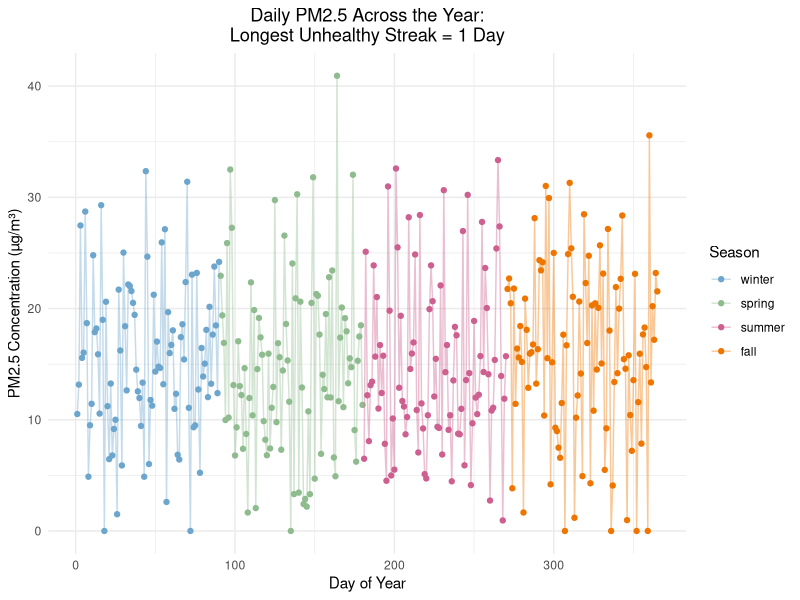
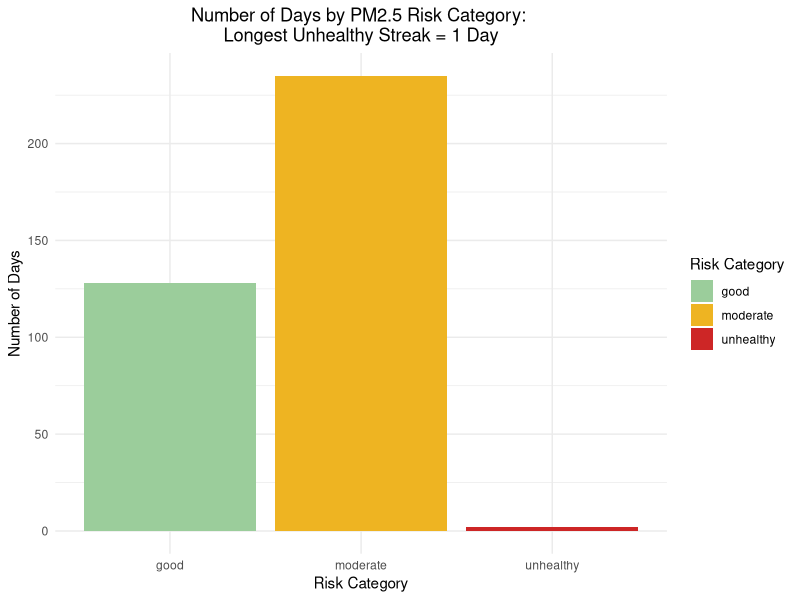

Generate these figures, in order, with R:
## ---- chunk 1
library(tidyverse)
library(here)
library(ggplot2)
## ---- chunk 2
# Set seed so the random data is reproducible
set.seed(123)

# Create day column
day <- 1:365

# Create made-up daily PM2.5 values
# Using rnorm with mean = 15 and sd = 8 gives mostly realistic urban values
# pmax() prevents negative PM2.5 values
pm25 <- pmax(rnorm(365, mean = 15, sd = 8), 0)

# Create empty season column
season <- rep(NA, 365)

# Assign seasons based on day number
season[day >= 1 & day <= 90] <- "winter"
season[day >= 91 & day <= 180] <- "spring"
season[day >= 181 & day <= 270] <- "summer"
season[day >= 271 & day <= 365] <- "fall"

# Convert season to a factor with correct levels
season <- factor(season, 
                 levels = c("winter", "spring", "summer", "fall"))

# Create empty risk column for Part 2
risk <- rep(NA, 365)

# Combine into one data frame
air_quality <- data.frame(day, pm25, season, risk)

# View the first few rows
head(air_quality)

# Save the data frame as a CSV
write.csv(air_quality, "air_quality.csv")
## ---- chunk 3
# Create variables to track unhealthy streaks
current_unhealthy_streak <- 0
max_unhealthy_streak <- 0

# Use a for loop to classify each day
for (i in 1:nrow(air_quality)) {
  
  # Classify PM2.5 risk level
  if (air_quality$pm25[i] < 12) {
    air_quality$risk[i] <- "good"
    
  } else if (air_quality$pm25[i] <= 35.4) {
    air_quality$risk[i] <- "moderate"
    
  } else {
    air_quality$risk[i] <- "unhealthy"
  }
  
  # Track consecutive unhealthy days
  if (air_quality$risk[i] == "unhealthy") {
    current_unhealthy_streak <- current_unhealthy_streak + 1
    
    if (current_unhealthy_streak > max_unhealthy_streak) {
      max_unhealthy_streak <- current_unhealthy_streak
    }
    
  } else {
    current_unhealthy_streak <- 0
  }
}
## ---- chunk 4
# Create a vector with the season names
season_names <- c("winter", "spring", "summer", "fall")

# Create an empty vector to store the number of unhealthy days per season
unhealthy_counts <- rep(0, length(season_names))

# Name each position in the vector
names(unhealthy_counts) <- season_names

# Use a for loop to count unhealthy days in each season
for (i in 1:length(season_names)) {
  
  current_season <- season_names[i]
  
  unhealthy_counts[i] <- sum(
    air_quality$season == current_season & 
      air_quality$risk == "unhealthy")
}

# View the result
unhealthy_counts

# Convert seasonal unhealthy counts into a data frame
seasonal_unhealthy_summary <- data.frame(
  season = names(unhealthy_counts),
  unhealthy_days = as.numeric(unhealthy_counts))

# View summary table
seasonal_unhealthy_summary
## ---- chunk 5
# Create title using sprintf
pm25_title <- sprintf("Daily PM2.5 Across the Year:
Longest Unhealthy Streak = %s Day", max_unhealthy_streak)

# Time series plot of PM2.5
ggplot(air_quality, aes(x = day, y = pm25, color = season)) +
  geom_point() +
  geom_line(alpha = 0.4) +
  labs(title = pm25_title,
    x = "Day of Year",
    y = "PM2.5 Concentration (µg/m³)",
    color = "Season") +
  scale_color_manual(values = c(
      "winter" = "skyblue3",
      "spring" = "darkseagreen",
      "summer" = "hotpink3",
      "fall" = "darkorange2")) +
  theme_minimal()+
  theme(plot.title = element_text(hjust = 0.5))
## ---- chunk 6
# Create title using sprintf
risk_title <- sprintf("Number of Days by PM2.5 Risk Category: 
Longest Unhealthy Streak = %s Day", max_unhealthy_streak)

# Make sure risk categories are ordered
air_quality$risk <- factor(air_quality$risk,
  levels = c("good", "moderate", "unhealthy"))

# Bar chart of risk category counts
ggplot(air_quality, aes(x = risk, fill = risk)) +
  geom_bar() +
  labs(title = risk_title,
    x = "Risk Category",
    y = "Number of Days", 
    fill = "Risk Category")+
  scale_fill_manual(values = c(
      "good" = "darkseagreen3",
      "moderate" = "goldenrod2",
      "unhealthy" = "firebrick3")) +
  theme_minimal()+
  theme(plot.title = element_text(hjust = 0.5))
